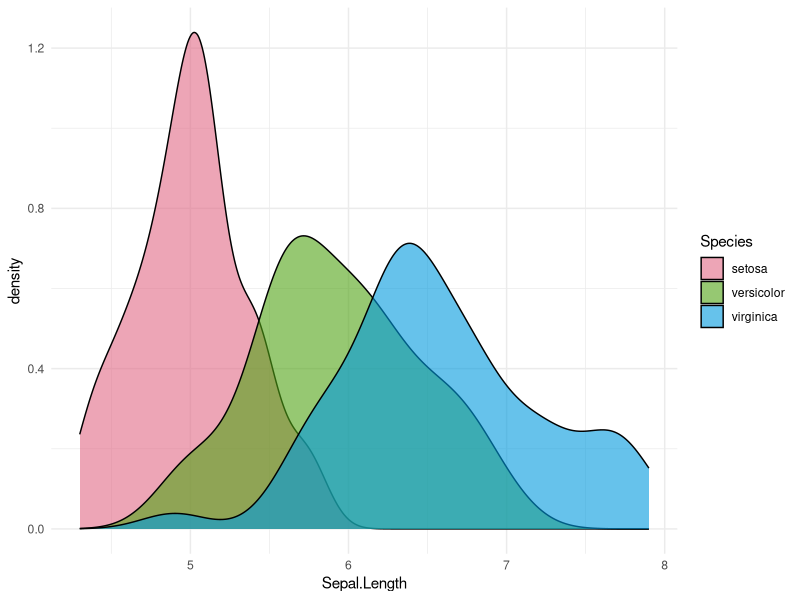
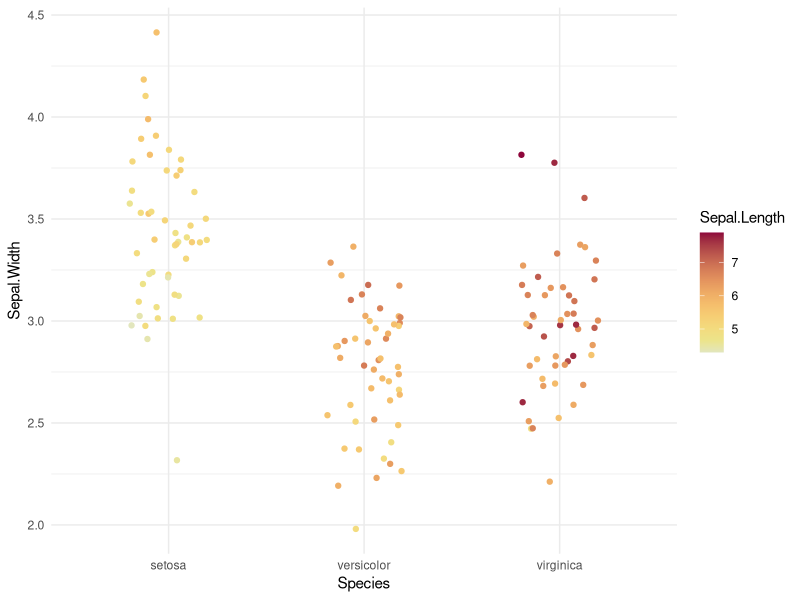
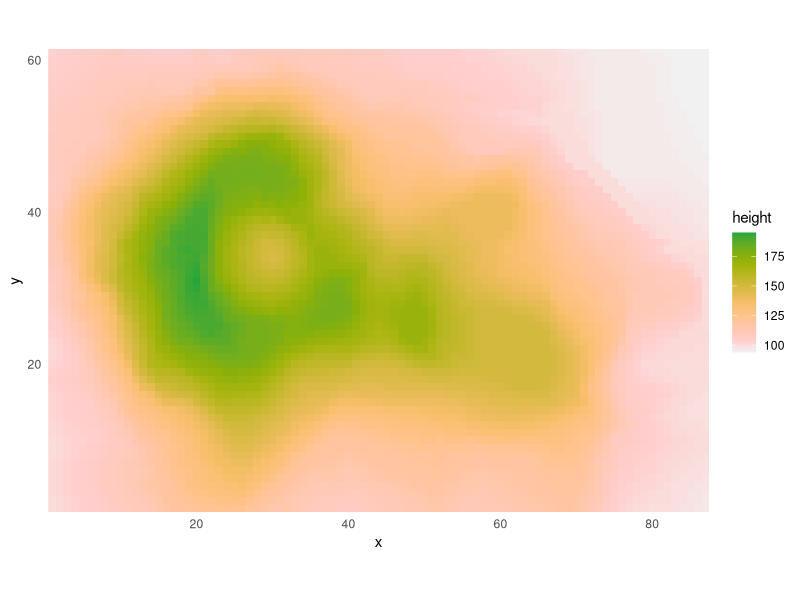
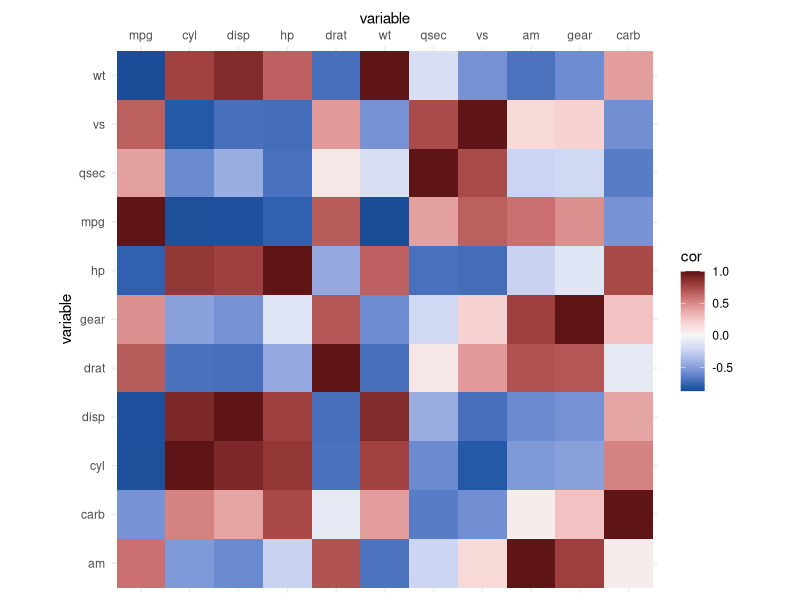
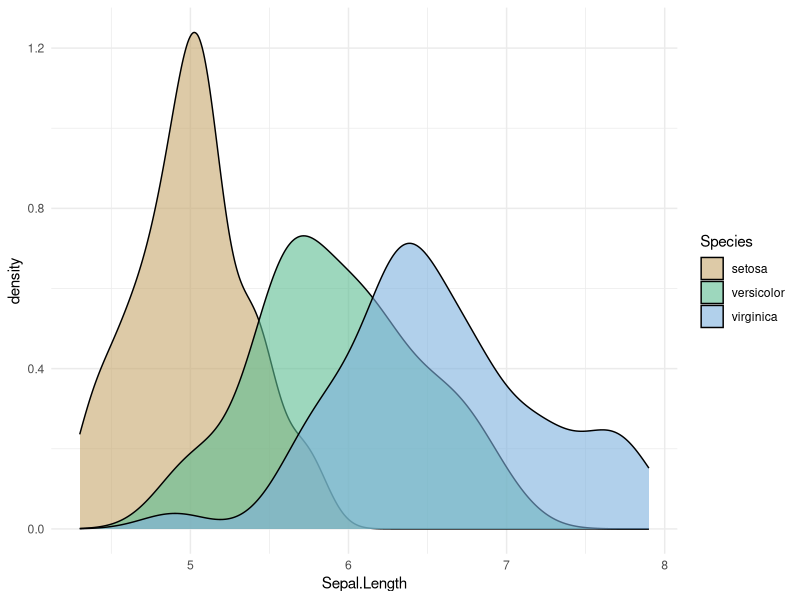
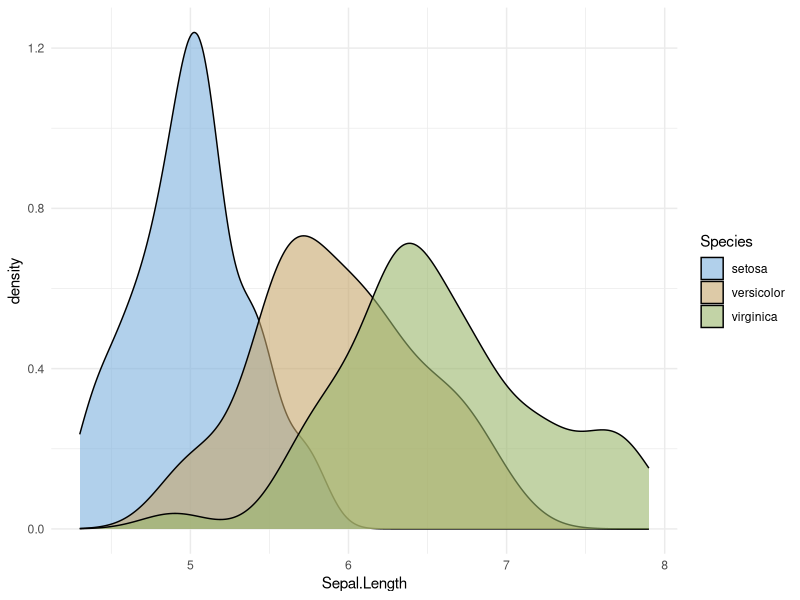
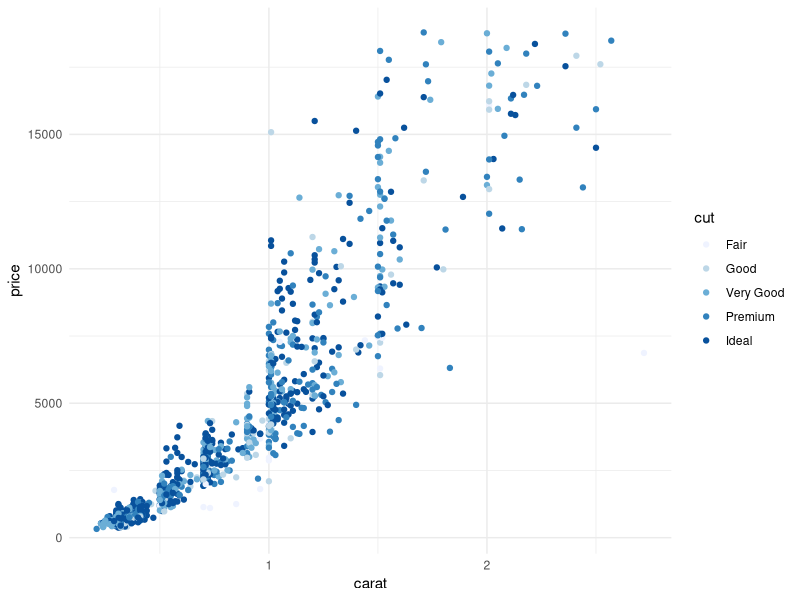
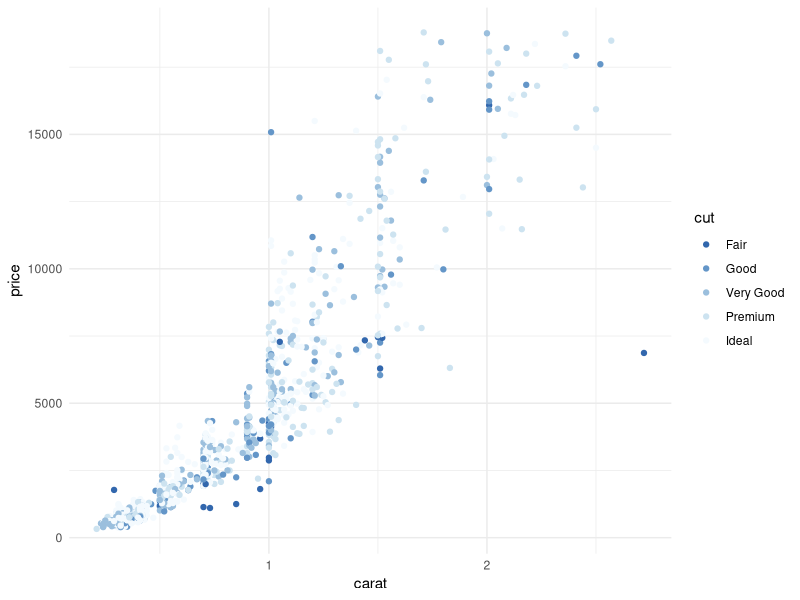

Write the R code that produced these figures, in order.
## ---- chunk 1
library("colorspace")
library("ggplot2")
theme_set(theme_minimal())
## ---- chunk 2
ggplot(iris, aes(x = Sepal.Length, fill = Species)) + geom_density(alpha = 0.6) +
  scale_fill_discrete_qualitative()
## ---- chunk 3
ggplot(iris, aes(x = Species, y = Sepal.Width, color = Sepal.Length)) + geom_jitter(width = 0.2) +
  scale_color_continuous_sequential(palette = "Heat")
## ---- chunk 4
nx = 87
ny = 61
df <- data.frame(height = c(volcano), x = rep(1:nx, ny), y = rep(1:ny, each = nx))
ggplot(df, aes(x, y, fill = height)) + 
  geom_raster() + 
  coord_fixed(expand = FALSE) +
  scale_fill_continuous_sequential(palette = "Terrain")
## ---- chunk 5
cm <- cor(mtcars)
df_wide <- as.data.frame(cm)
df_long <- stack(df_wide)
names(df_long) <- c("cor", "var1")
df_long <- cbind(df_long, var2 = rep(rownames(cm), length(rownames(cm))))
ggplot(df_long, aes(var1, var2, fill=cor)) + 
  geom_tile() + 
  coord_fixed() +
  ylab("variable") +
  scale_x_discrete(position = "top", name = "variable") +
  scale_fill_continuous_diverging("Blue-Red 3")
## ---- chunk 6
ggplot(iris, aes(x = Sepal.Length, fill = Species)) + geom_density(alpha = 0.6) +
  scale_fill_discrete_qualitative(palette = "Harmonic")
## ---- chunk 7
ggplot(iris, aes(x = Sepal.Length, fill = Species)) + geom_density(alpha = 0.6) +
  scale_fill_discrete_qualitative(palette = "Harmonic", nmax = 5, order = c(5, 1, 2))
## ---- chunk 8
dsamp <- diamonds[sample(nrow(diamonds), 1000), ]
gg <- ggplot(dsamp, aes(carat, price, color = cut)) + geom_point()
gg + scale_color_brewer(palette = "Blues")
## ---- chunk 9
gg + scale_color_discrete_sequential(palette = "Blues", nmax = 6, order = 5:1)
## ---- chunk 10
ggplot(iris, aes(x = Species, y = Sepal.Width, color = Sepal.Length)) + geom_jitter(width = 0.2) +
  scale_color_continuous_sequential(palette = "Terrain")
## ---- chunk 11
ggplot(iris, aes(x = Species, y = Sepal.Width, color = Sepal.Length)) + geom_jitter(width = 0.2) +
  scale_color_continuous_sequential(palette = "Terrain", h2 = 80)
## ---- chunk 12
cm <- cor(mtcars)
df_wide <- as.data.frame(cm)
df_long <- stack(df_wide)
names(df_long) <- c("cor", "var1")
df_long <- cbind(df_long, var2 = rep(rownames(cm), length(rownames(cm))))
gg <- ggplot(df_long, aes(var1, var2, fill=cor)) + 
  geom_tile() + 
  coord_fixed() +
  ylab("variable") +
  scale_x_discrete(position = "top", name = "variable")

gg + scale_fill_continuous_diverging(palette = "Purple-Green")
## ---- chunk 13
gg + scale_fill_continuous_diverging(palette = "Purple-Green", p1 = 3)
## ---- chunk 14
ggplot(iris, aes(x = Species, y = Sepal.Width, color = Sepal.Length)) + geom_jitter(width = 0.2) +
  scale_color_continuous_sequential(palette = "Viridis")
## ---- chunk 15
ggplot(iris, aes(x = Species, y = Sepal.Width, color = Sepal.Length)) + geom_jitter(width = 0.2) +
  scale_color_continuous_sequential(palette = "Viridis", begin = 0.15, end = 0.9) 
## ---- chunk 16
ggplot(iris, aes(x = Species, y = Sepal.Width, color = Sepal.Length)) + geom_jitter(width = 0.2) +
  scale_color_continuous_sequential(palette = "Viridis", rev = TRUE)
## ---- chunk 17
hcl_palettes(plot = TRUE)
